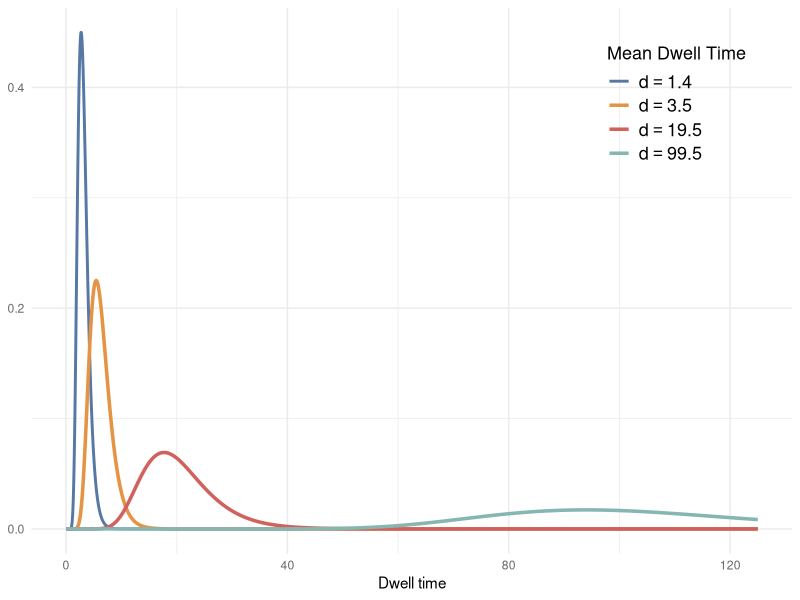

This chart was generated by the following R code:
library(tidyverse)
library(ggplot2)
colors=tibble(blue="#5778a4",
              orange="#e49444",
              red="#d1615d",
              teal="#85b6b2",
              green="#6a9f58",
              yellow="#e7ca60",
              purple="#a87c9f",
              pink="#f1a2a9",
              brown="#967662",
              grey="#b8b0ac")
my_grey_text="#696969"


cols <- c("col1" = colors$blue, "col2" = colors$orange, "col3" = colors$red, "col4"=colors$teal)
datay<-dlnorm(seq(0,150,0.05), meanlog = log(3),sdlog = sqrt(log(1.10093)))
data<-data.frame(x=seq(0,150,0.05),y=datay)
plot<-ggplot(data=data,aes(x=x,y=y))+geom_line(size=1,aes(color="col1"))

datay<-dlnorm(seq(0,150,0.05), meanlog = log(6),sdlog = sqrt(log(1.10093)))
data<-data.frame(x=seq(0,150,0.05),y=datay)
plot<-plot+geom_line(data=data,aes(x=x,y=y,color="col2"),size=1.2)

datay<-dlnorm(seq(0,150,0.05), meanlog = log(19.5),sdlog = sqrt(log(1.10093)))
data<-data.frame(x=seq(0,150,0.05),y=datay)
plot<-plot+geom_line(data=data,aes(x=x,y=y,color="col3"),size=1.2)
datay<-dlnorm(seq(0,150,0.05), meanlog = log(99.5),sdlog = sqrt(log(1.05902)))
data<-data.frame(x=seq(0,150,0.05),y=datay)
plot<-plot+geom_line(data=data,aes(x=x,y=y,color="col4"),size=1.2)
plot<-plot+theme_minimal()+xlim(c(0,125))+#+ggtitle("Dwell time distributions")
  labs(x = "Dwell time",
       y = "",
       color = "Mean Dwell Time") +
  scale_color_manual(values = cols, labels=c(expression("d"=="1.4"),expression("d"=="3.5"),expression("d"=="19.5"),expression("d"=="99.5"))) +
  scale_y_continuous(breaks=c(0,0.2,0.4))+
  theme(axis.text.x = element_text(colour="#696969"),
        axis.ticks.x = element_blank(),
        axis.title.y = element_blank(),
        axis.text.y = element_text(colour=rep("#696969",3)),
        legend.position = c(.95, .95),
        legend.justification = c("right", "top"),
        legend.box.just = "right",
        legend.margin = margin(7, 6, 6, 6),legend.title =element_text(size = 13, colour = "black") , legend.text = element_text(size = 13, colour = "black"),legend.text.align = 0
  )
pdf("lognorm_dist_plot.pdf",width = 7,height = 4)
plot
dev.off()
